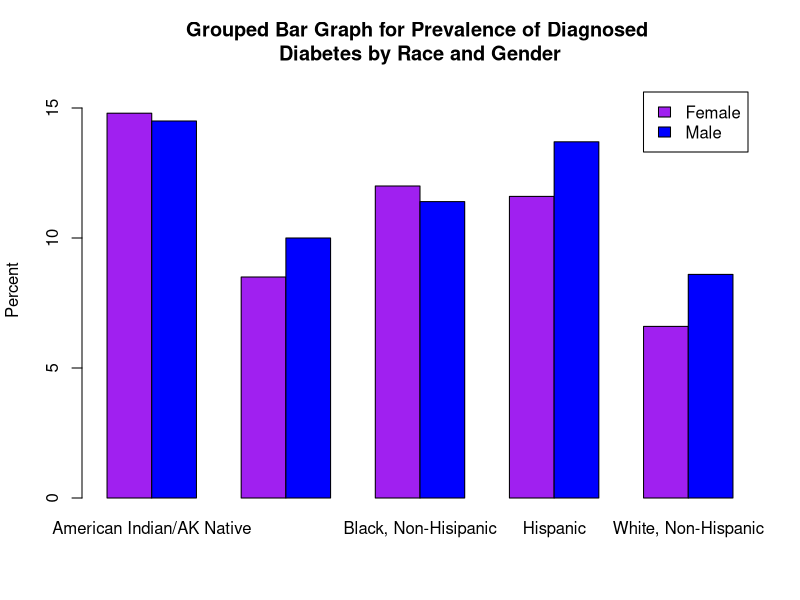
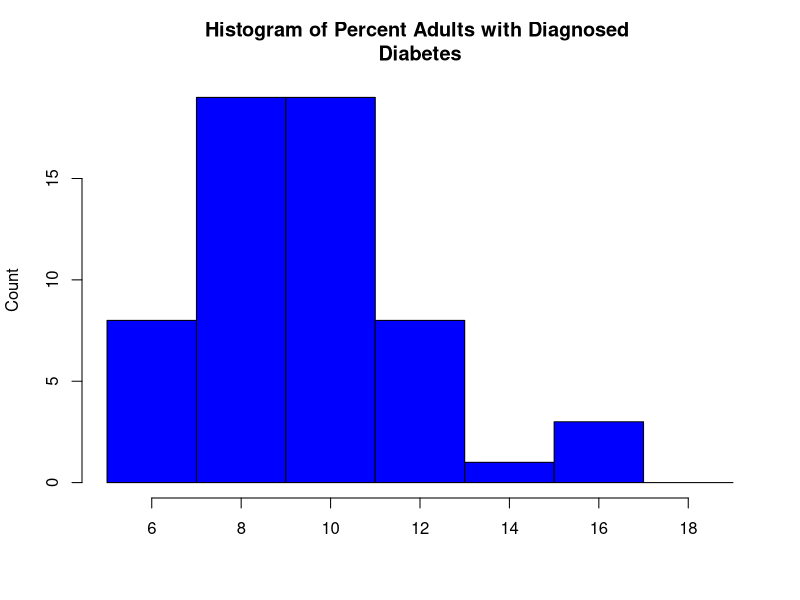
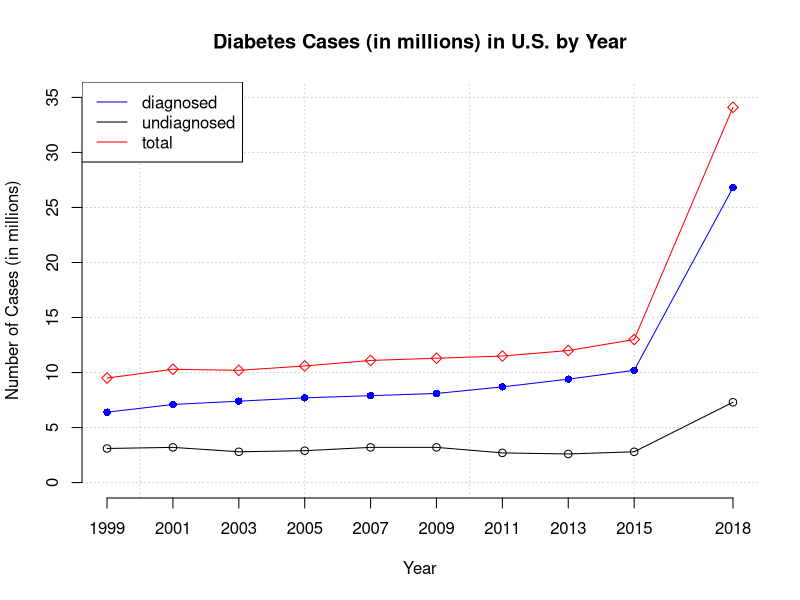
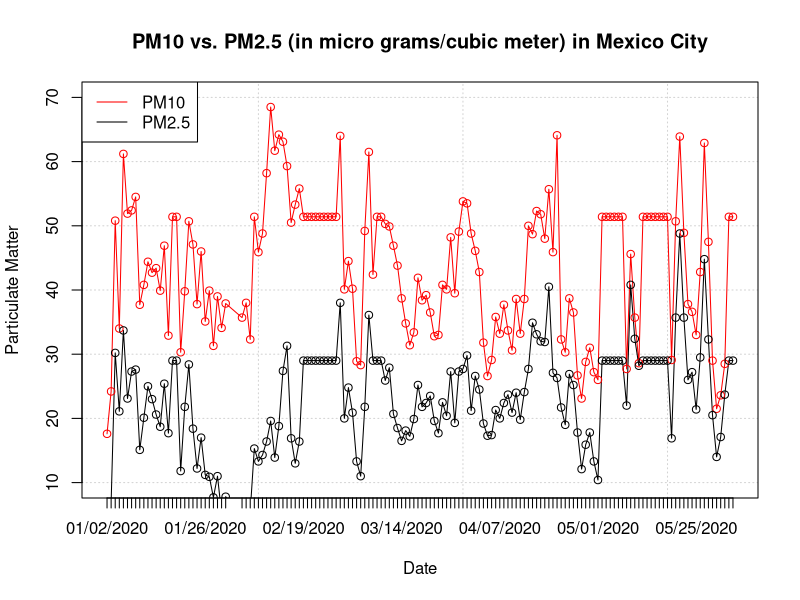

Here is the R script that generated these plots, in order:
###################################################
#####                BAR GRAPH                #####
###################################################

diabetes1<- read.csv(file="./diabetes1.csv", header=TRUE, sep=",")

table <- xtabs(percent ~ gender+race, data=diabetes1) 

barplot(table, main='Grouped Bar Graph for Prevalence of Diagnosed 
Diabetes by Race and Gender',  ylim=c(0,16), xlab='', ylab='Percent', 
col = c("purple", "blue"), legend.text=rownames(table), beside = TRUE)

###################################################
#####                 HISTOGRAM               #####
###################################################

diabetes2<- read.csv(file="./diabetes2.csv", header=TRUE, sep=",")

hist(diabetes2$percent, main='Histogram of Percent Adults with Diagnosed 
Diabetes', breaks=seq(5,19,by=2), col="blue", xlab="", ylab="Count")
   

######################################################  
#####           TIME SERIES PLOT WITH YEARS      #####
######################################################

diabetes3.data<- read.csv(file="./diabetes3.csv", header=TRUE, sep=",")


plot(diabetes3.data$year, diabetes3.data$diagnosed, type="l", col="blue", 
main="Diabetes Cases (in millions) in U.S. by Year", xlim=c(1999,2018), ylim=c(0,35), 
xlab="Year", ylab="Number of Cases (in millions)", axes=FALSE, panel.first=grid())
axis(side=1, at=c(seq(1999,2015,by=2), 2018))
axis(side=2)
lines(diabetes3.data$year, diabetes3.data$undiagnosed, col="black")
lines(diabetes3.data$year, diabetes3.data$total, col="red")
points(diabetes3.data$year, diabetes3.data$diagnosed, pch=16, col="blue") #pch=plot character 16=dot
points(diabetes3.data$year, diabetes3.data$undiagnosed, pch=1, col="black") #1=circle
points(diabetes3.data$year, diabetes3.data$total, pch=5, col="red") #5=diamond
legend("topleft", c("diagnosed", "undiagnosed", "total"), lty=1, col=c("blue", "black", "red"))


######################################################  
#####           TIME SERIES PLOT WITH DATES      #####
######################################################

pollution.data<- read.csv(file="./pollution.csv", header=TRUE, sep=",")

plot(as.Date(pollution.data$Date, "%m/%d/%Y"), pollution.data$PM10, type="l", 
col="red", main="PM10 vs. PM2.5 (in micro grams/cubic meter) in Mexico City", 
ylim=c(10,70), xlab="Date", ylab="Particulate Matter", xaxt="n", panel.first=grid())
lines(as.Date(pollution.data$Date, "%m/%d/%Y"), pollution.data$PM2.5, col="black")
points(as.Date(pollution.data$Date, "%m/%d/%Y"), pollution.data$PM10, pch=1, col="red") 
points(as.Date(pollution.data$Date, "%m/%d/%Y"), pollution.data$PM2.5, pch=1, col="black") 
legend("topleft", c("PM10", "PM2.5"), lty=1, col=c("red", "black"))
axis(1, at=as.Date(pollution.data$Date, "%m/%d/%Y"), labels=format(as.Date(pollution.data$Date, 
"%m/%d/%Y"),"%m/%d/%Y"))

